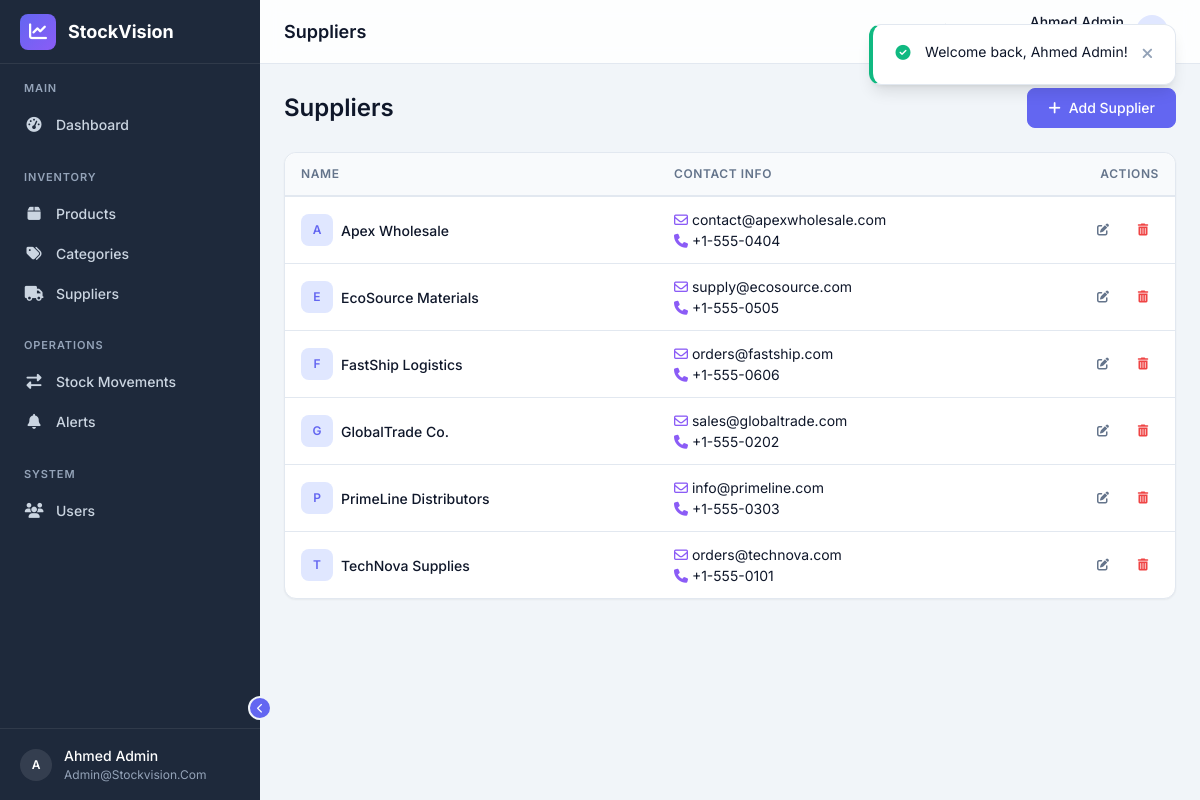
Screenshot of /suppliers (signed in) with the database file from the repository.
### tables this page shows
CREATE TABLE `suppliers` (
    `id` INT UNSIGNED AUTO_INCREMENT PRIMARY KEY,
    `name` VARCHAR(100) NOT NULL,
    `phone` VARCHAR(20) NULL,
    `email` VARCHAR(255) NULL,
    `address` TEXT NULL,
    `created_at` DATETIME NOT NULL DEFAULT CURRENT_TIMESTAMP,
    `updated_at` DATETIME NULL ON UPDATE CURRENT_TIMESTAMP,
    `deleted_at` DATETIME NULL COMMENT 'Soft delete timestamp'
);

### app/controllers/SupplierController.php (called while the page is built, shortened)
<?php
class SupplierController
{
    private Supplier $supplierModel;
    public function __construct()
    {
        $this->db = getDB();
        $this->supplierModel = new Supplier($this->db);
    }
    public function index(): void
    {
        $page = max(1, (int)($_GET['page'] ?? 1));
        $result = $this->supplierModel->getAll($page);
        $pageTitle = 'Suppliers';
        $suppliers = $result['data'];
        $this->render('suppliers/index', compact('pageTitle', 'suppliers', 'pagination'));
    }
    private function render(string $view, array $data = [], string $layout = 'app'): void
    {
        extract($data);
        require __DIR__ . '/../../views/layouts/' . $layout . '.php';
    }
}

### public/index.php (called while the page is built, shortened)
<?php
require_once __DIR__ . '/../app/config/app.php';
require_once __DIR__ . '/../app/config/database.php';
$requestMethod = $_SERVER['REQUEST_METHOD'];
$requestUri    = parse_url($_SERVER['REQUEST_URI'], PHP_URL_PATH);
$requestUri = '/' . ltrim($requestUri, '/');
$routes = require __DIR__ . '/../app/routes.php';
$matchedRoute  = null;
$routeParams   = [];
foreach ($routes as $route) {
    [$method, $path, $controller, $action] = $route;
    if ($method !== $requestMethod) {
        continue;
    }
    $pattern = preg_replace('/\{([a-zA-Z_]+)\}/', '(\d+)', $path);
    $pattern = '#^' . $pattern . '$#';
    if (preg_match($pattern, $requestUri, $matches)) {
        $matchedRoute = $route;
        array_shift($matches);
        $routeParams = $matches;
        break;
    }
}
[, , $controllerName, $actionName] = $matchedRoute;
$controller = new $controllerName();
call_user_func_array([$controller, $actionName], $routeParams);

### app/config/database.php (called while the page is built, shortened)
<?php
function getDB(): PDO
{
    static $pdo = null;
    if ($pdo === null) {
        $dsn = sprintf(
            'mysql:host=%s;port=%s;dbname=%s;charset=%s',
            DB_HOST,
            DB_PORT,
            DB_NAME,
            DB_CHARSET
        );
        $options = [
            PDO::ATTR_ERRMODE            => PDO::ERRMODE_EXCEPTION,
            PDO::ATTR_DEFAULT_FETCH_MODE => PDO::FETCH_ASSOC,
            PDO::ATTR_EMULATE_PREPARES   => false,
            PDO::MYSQL_ATTR_INIT_COMMAND => "SET NAMES utf8mb4 COLLATE utf8mb4_unicode_ci",
        ];
        try {
            $pdo = new PDO($dsn, DB_USER, DB_PASS, $options);
        } catch (PDOException $e) {
            error_log('Database connection failed: ' . $e->getMessage());
            die('Database connection failed. Please check your configuration.');
        }
    }
    return $pdo;
}

### app/models/Supplier.php (called while the page is built, shortened)
<?php
class Supplier
{
    private PDO $db;
    public function __construct(PDO $db)
    {
        $this->db = $db;
    }
    public function getAll(int $page = 1, int $perPage = 10): array
    {
        $offset = ($page - 1) * $perPage;
        $stmt = $this->db->query("SELECT COUNT(*) FROM `suppliers` WHERE `deleted_at` IS NULL");
        $total = $stmt->fetchColumn();
        $stmt = $this->db->prepare("
            SELECT * FROM `suppliers`
            WHERE `deleted_at` IS NULL
            ORDER BY `name` ASC
            LIMIT :limit OFFSET :offset
        ");
        $stmt->bindValue(':limit', $perPage, PDO::PARAM_INT);
        $stmt->bindValue(':offset', $offset, PDO::PARAM_INT);
        $stmt->execute();
        return [
            'data'         => $stmt->fetchAll(),
            'total'        => $total,
            'current_page' => $page,
            'pages'        => ceil($total / $perPage)
        ];
    }
}

### views/suppliers/index.php (the view, shortened to what this page needs)
<div class="page-header">
    <h1><?= htmlspecialchars($pageTitle) ?></h1>
    <div class="page-header-actions">
        <a href="<?= BASE_URL ?>/suppliers/create" class="btn btn-primary">
            <i class="fa-solid fa-plus"></i> Add Supplier
        </a>
    </div>
</div>
<div class="card">
    <div class="card-body p-0">
        <?php if (empty($suppliers)): ?>
            <div class="empty-state">
                <i class="fa-solid fa-truck-field empty-state-icon"></i>
                <h3>No Suppliers Found</h3>
                <p>Add suppliers to track where your inventory comes from.</p>
                <a href="<?= BASE_URL ?>/suppliers/create" class="btn btn-primary mt-4">Add First Supplier</a>
            </div>
        <?php else: ?>
            <div class="table-responsive">
                <table class="data-table">
                    <thead>
                        <tr>
                            <th>Name</th>
                            <th>Contact Info</th>
                            <th width="100" class="text-right">Actions</th>
                        </tr>
                    </thead>
                    <tbody>
                        <?php foreach ($suppliers as $sup): ?>
                            <tr>
                                <td class="font-medium">
                                    <div class="d-flex align-items-center gap-2">
                                        <div class="avatar avatar-sm bg-primary-light text-primary rounded">
                                            <?= strtoupper(substr($sup['name'], 0, 1)) ?>
                                        </div>
                                        <?= htmlspecialchars($sup['name']) ?>
                                    </div>
                                </td>
                                <td>
                                    <div class="text-sm">
                                        <?php if ($sup['email']): ?>
                                            <div><i class="fa-regular fa-envelope text-secondary mr-1"></i> <?= htmlspecialchars($sup['email']) ?></div>
                                        <?php endif; ?>
                                        <?php if ($sup['phone']): ?>
                                            <div><i class="fa-solid fa-phone text-secondary mr-1"></i> <?= htmlspecialchars($sup['phone']) ?></div>
                                        <?php endif; ?>
                                    </div>
                                </td>
                                <td class="text-right">
                                    <div class="actions justify-content-end">
                                        <a href="<?= BASE_URL ?>/suppliers/<?= $sup['id'] ?>/edit" class="btn btn-icon btn-ghost btn-sm" title="Edit">
                                            <i class="fa-solid fa-pen-to-square"></i>
                                        </a>
                                        <button type="button" class="btn btn-icon btn-ghost btn-sm text-danger delete-btn"
                                                data-id="<?= $sup['id'] ?>"
                                                data-name="<?= htmlspecialchars($sup['name']) ?>"
                                                title="Delete">
                                            <i class="fa-solid fa-trash-can"></i>
                                        </button>
                                    </div>
                                </td>
                            </tr>
                        <?php endforeach; ?>
                    </tbody>
                </table>
            </div>
        <?php endif; ?>
    </div>
</div>

### public/css/variables.css (style rules this page uses)
:root { --primary: #6366f1; --primary-hover: #4f46e5; --primary-light: #e0e7ff; --primary-rgb: 99, 102, 241; --secondary: #8b5cf6; --secondary-hover: #7c3aed; --secondary-light: #ede9fe; --success: #10b981; --success-hover: #059669; --success-light: #d1fae5; --warning: #f59e0b; --warning-hover: #d97706; --warning-light: #fef3c7; --danger: #ef4444; --danger-hover: #dc2626; --danger-light: #fee2e2; --info: #3b82f6; --info-hover: #2563eb; --info-light: #dbeafe; --bg-body: #f1f5f9; --bg-card: #ffffff; --bg-sidebar: #1e293b; --bg-sidebar-hover: #334155; --bg-sidebar-active: rgba(99, 102, 241, 0.15); --bg-input: #ffffff; --bg-hover: #f8fafc; --bg-stripe: #f8fafc; --text-primary: #0f172a; --text-secondary: #64748b; --text-tertiary: #94a3b8; --text-sidebar: #cbd5e1; --text-sidebar-active: #ffffff; --text-on-primary: #ffffff; --text-link: #6366f1; --border-color: #e2e8f0; --border-color-hover: #cbd5e1; --border-radius: 8px; --border-radius-sm: 6px; --border-radius-lg: 12px; --border-radius-xl: 16px; --border-radius-full: 9999px; --shadow-sm: 0 1px 2px rgba(0, 0, 0, 0.05); --shadow: 0 1px 3px rgba(0, 0, 0, 0.1), 0 1px 2px rgba(0, 0, 0, 0.06); --shadow-md: 0 4px 6px -1px rgba(0, 0, 0, 0.1), 0 2px 4px -2px rgba(0, 0, 0, 0.1); --shadow-lg: 0 10px 15px -3px rgba(0, 0, 0, 0.1), 0 4px 6px -4px rgba(0, 0, 0, 0.1); --shadow-xl: 0 20px 25px -5px rgba(0, 0, 0, 0.1), 0 8px 10px -6px rgba(0, 0, 0, 0.1); --space-1: 4px; --space-2: 8px; --space-3: 12px; --space-4: 16px; --space-5: 20px; --space-6: 24px; --space-8: 32px; --space-10: 40px; --space-12: 48px; --space-16: 64px; --font-family: 'Inter', -apple-system, BlinkMacSystemFont, 'Segoe UI', Roboto, sans-serif; --font-size-xs: 0.75rem; --font-size-sm: 0.875rem; --font-size-base: 0.9375rem; --font-size-lg: 1.125rem; --font-size-xl: 1.25rem; --font-size-2xl: 1.5rem; --font-size-3xl: 1.875rem; --font-weight-normal: 400; --font-weight-medium: 500; --font-weight-semibold: 600; --font-weight-bold: 700; --line-height-tight: 1.25; --line-height-normal: 1.5; --line-height-relaxed: 1.75; --sidebar-width: 260px; --sidebar-collapsed-width: 72px; --topbar-height: 64px; --content-max-width: 1400px; --transition-fast: 150ms ease; --transition-base: 250ms ease; --transition-slow: 350ms ease; --z-dropdown: 100; --z-sticky: 200; --z-sidebar: 250; --z-modal-overlay: 300; --z-modal: 400; --z-toast: 500; }

### public/css/base.css (style rules this page uses)
*, *::before, *::after { box-sizing: border-box; margin: 0; padding: 0; }
html { scroll-behavior: smooth; -webkit-text-size-adjust: 100%; -moz-text-size-adjust: 100%; text-size-adjust: 100%; }
body { font-family: var(--font-family); font-size: var(--font-size-base); font-weight: var(--font-weight-normal); line-height: var(--line-height-normal); color: var(--text-primary); background-color: var(--bg-body); -webkit-font-smoothing: antialiased; -moz-osx-font-smoothing: grayscale; min-height: 100vh; }
h1, h2, h3, h4, h5, h6 { font-weight: var(--font-weight-semibold); line-height: var(--line-height-tight); color: var(--text-primary); margin-bottom: 0.5em; }
h1 { font-size: var(--font-size-3xl); }
a { color: var(--text-link); text-decoration: none; transition: color var(--transition-fast); }
table { border-collapse: collapse; width: 100%; }
input, button, textarea, select { font: inherit; color: inherit; }
button { cursor: pointer; border: none; background: none; }
* { scrollbar-width: thin; scrollbar-color: var(--text-tertiary) transparent; }

### public/css/layout.css (style rules this page uses)
.page-header { display: flex; align-items: center; justify-content: space-between; margin-bottom: var(--space-6); flex-wrap: wrap; gap: var(--space-4); }
.page-header h1 { font-size: var(--font-size-2xl); margin-bottom: 0; }
.page-header-actions { display: flex; align-items: center; gap: var(--space-3); }

### public/css/utilities.css (style rules this page uses)
.d-flex { display: flex !important; }
.align-items-center { align-items: center !important; }
.justify-content-end { justify-content: flex-end !important; }
.gap-2 { gap: var(--space-2) !important; }
.p-0 { padding: 0 !important; }
.text-right { text-align: right !important; }
.text-primary { color: var(--primary) !important; }
.text-secondary { color: var(--secondary) !important; }
.text-danger { color: var(--danger) !important; }
.text-sm { font-size: var(--font-size-sm) !important; }
.font-medium { font-weight: var(--font-weight-medium) !important; }
.rounded { border-radius: var(--border-radius) !important; }

### public/css/dashboard.css (style rules this page uses)
.bg-primary-light { background: var(--primary-light); }

### rows the page displays
suppliers: name "A", name "Apex Wholesale", email "contact@apexwholesale.com", phone "+1-555-0404"
suppliers: name "E", name "EcoSource Materials", email "supply@ecosource.com", phone "+1-555-0505"
suppliers: name "F", name "FastShip Logistics", email "orders@fastship.com", phone "+1-555-0606"
suppliers: name "G", name "GlobalTrade Co.", email "sales@globaltrade.com", phone "+1-555-0202"
suppliers: name "P", name "PrimeLine Distributors", email "info@primeline.com", phone "+1-555-0303"
suppliers: name "T", name "TechNova Supplies", email "orders@technova.com", phone "+1-555-0101"

### other values shown
substr(currentUserName() ?? 'U', 0, 1) "A"
currentUserName() "Ahmed Admin"
currentUserEmail() "Admin@stockvision.com"
$pageTitle "Suppliers"
